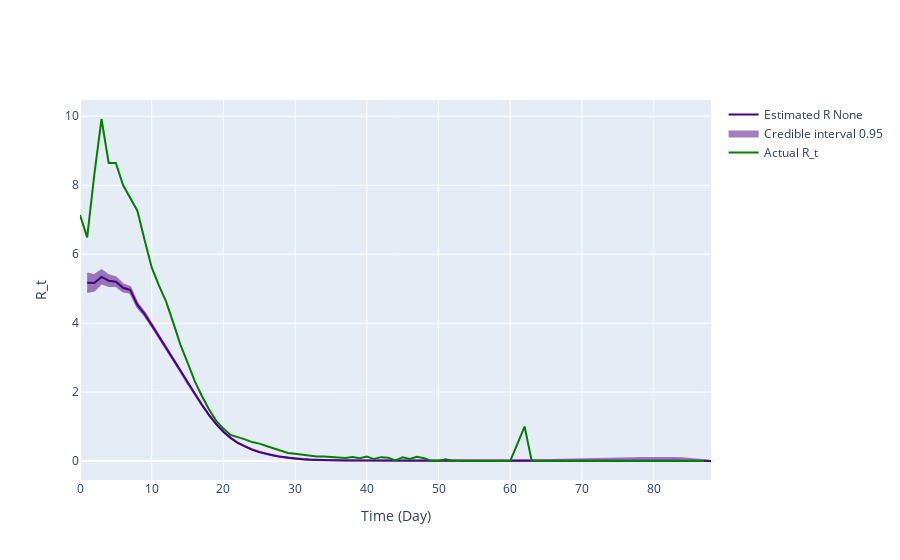

This figure's notebook cell:
### Code cell
gamma_pdf_opt_r1 = gamma.pdf(x, result_r1.x[0], result_r1.x[1], result_r1.x[2])
inference = branchpro.BranchProPosterior(
    inc_data=inc_data_r1,
    daily_serial_interval=gamma_pdf_opt_r1,
    alpha=prior_a,
    beta=prior_b)

inference.run_inference(tau=tau)
intervals = inference.get_intervals(central_prob=.95)
intervals = process_intervals_data(intervals, gamma_pdf_opt_r1)

fig = plot_rt_fig(intervals, true_rt_r1[2:-1], gamma_pdf_opt_r1, end_time_point)
pio.write_image(fig.figure, 'kg_inference_plots/predicted_vs_true_rt_r1_optimal.png')
fig.show_figure()

### Figure 1 — Plotly figure (JSON) as saved in the notebook; plotly's stock layout.template omitted (floating-point values rounded to 4 significant figures; data arrays with more than 128 entries replaced by an {"elided": "..."} marker saying what was removed)
{"data": [{"line": {"color": "indigo"}, "mode": "lines", "name": "Estimated R None", "type": "scatter", "x": [1, 2, 3, 4, 5, 6, 7, 8, 9, 10, 11, 12, 13, 14, 15, 16, 17, 18, 19, 20, 21, 22, 23, 24, 25, 26, 27, 28, 29, 30, 31, 32, 33, 34, 35, 36, 37, 38, 39, 40, 41, 42, 43, 44, 45, 46, 47, 48, 49, 50, 51, 52, 53, 54, 55, 56, 57, 58, 59, 60, 61, 62, 63, 64, 65, 66, 67, 68, 69, 70, 71, 72, 73, 74, 75, 76, 77, 78, 79, 80, 81, 82, 83, 84, 85, 86, 87, 88], "y": [5.167, 5.162, 5.341, 5.23, 5.202, 5.024, 4.962, 4.526, 4.266, 3.948, 3.637, 3.285, 2.952, 2.615, 2.264, 1.94, 1.631, 1.33, 1.071, 0.8489, 0.6708, 0.5264, 0.4197, 0.3304, 0.2612, 0.2028, 0.1586, 0.1201, 0.09145, 0.06785, 0.05184, 0.03937, 0.03085, 0.02439, 0.0199, 0.01633, 0.01342, 0.01156, 0.0102, 0.009307, 0.007623, 0.006911, 0.006, 0.00548, 0.004756, 0.004293, 0.003695, 0.003461, 0.00305, 0.00336, 0.002969, 0.003079, 0.002948, 0.003185, 0.003138, 0.003556, 0.003926, 0.004328, 0.004509, 0.004858, 0.005441, 0.006029, 0.006462, 0.007075, 0.007642, 0.008768, 0.009469, 0.01085, 0.01163, 0.01329, 0.01412, 0.01608, 0.01638, 0.01758, 0.01897, 0.02034, 0.02164, 0.02283, 0.02383, 0.02455, 0.02487, 0.02464, 0.02367, 0.02175, 0.01861, 0.0139, 0.006555, 0.0]}, {"fill": "toself", "fillcolor": "indigo", "line": {"color": "indigo"}, "mode": "lines", "name": "Credible interval 0.95", "opacity": 0.5, "showlegend": true, "type": "scatter", "x": {"elided": "176 int values"}, "y": {"elided": "176 float values"}}, {"line": {"color": "green"}, "mode": "lines", "name": "Actual R_t", "type": "scatter", "x": [0, 1, 2, 3, 4, 5, 6, 7, 8, 9, 10, 11, 12, 13, 14, 15, 16, 17, 18, 19, 20, 21, 22, 23, 24, 25, 26, 27, 28, 29, 30, 31, 32, 33, 34, 35, 36, 37, 38, 39, 40, 41, 42, 43, 44, 45, 46, 47, 48, 49, 50, 51, 52, 53, 54, 55, 56, 57, 58, 59, 60, 61, 62, 63, 64, 65, 66, 67, 68, 69, 70, 71, 72, 73, 74, 75, 76, 77, 78, 79, 80, 81, 82, 83, 84, 85, 86, 87, 88, 89, 90], "y": [7.138, 6.487, 8.313, 9.921, 8.645, 8.647, 8.004, 7.646, 7.26, 6.421, 5.615, 5.091, 4.63, 4.012, 3.375, 2.854, 2.315, 1.887, 1.491, 1.165, 0.9397, 0.7551, 0.696, 0.627, 0.5485, 0.5047, 0.4331, 0.3598, 0.2974, 0.2349, 0.2083, 0.1818, 0.1418, 0.1311, 0.1296, 0.121, 0.1027, 0.0902, 0.1179, 0.08353, 0.1293, 0.0559, 0.1117, 0.09615, 0.01802, 0.1087, 0.05797, 0.12, 0.07895, 0.0, 0.0, 0.05263, 0.0, 0.0, 0.0, 0.0, 0.0, 0.0, 0.0, 0.0, 0.0, 0.5, 1.0, 0.0, 0.0, 0.0, 0.0, 0.0, 0.0, 0.0, 0.0, 0.0, 0.0, 0.0, 0.0, 0.0, 0.0, 0.0, 0.0, 0.0, 0.0, 0.0, 0.0, 0.0, 0.0, 0.0, 0.0, 0.0]}], "layout": {"hovermode": "x unified", "xaxis": {"title": {"text": "Time (Day)"}}, "yaxis": {"title": {"text": "R_t"}}}}
